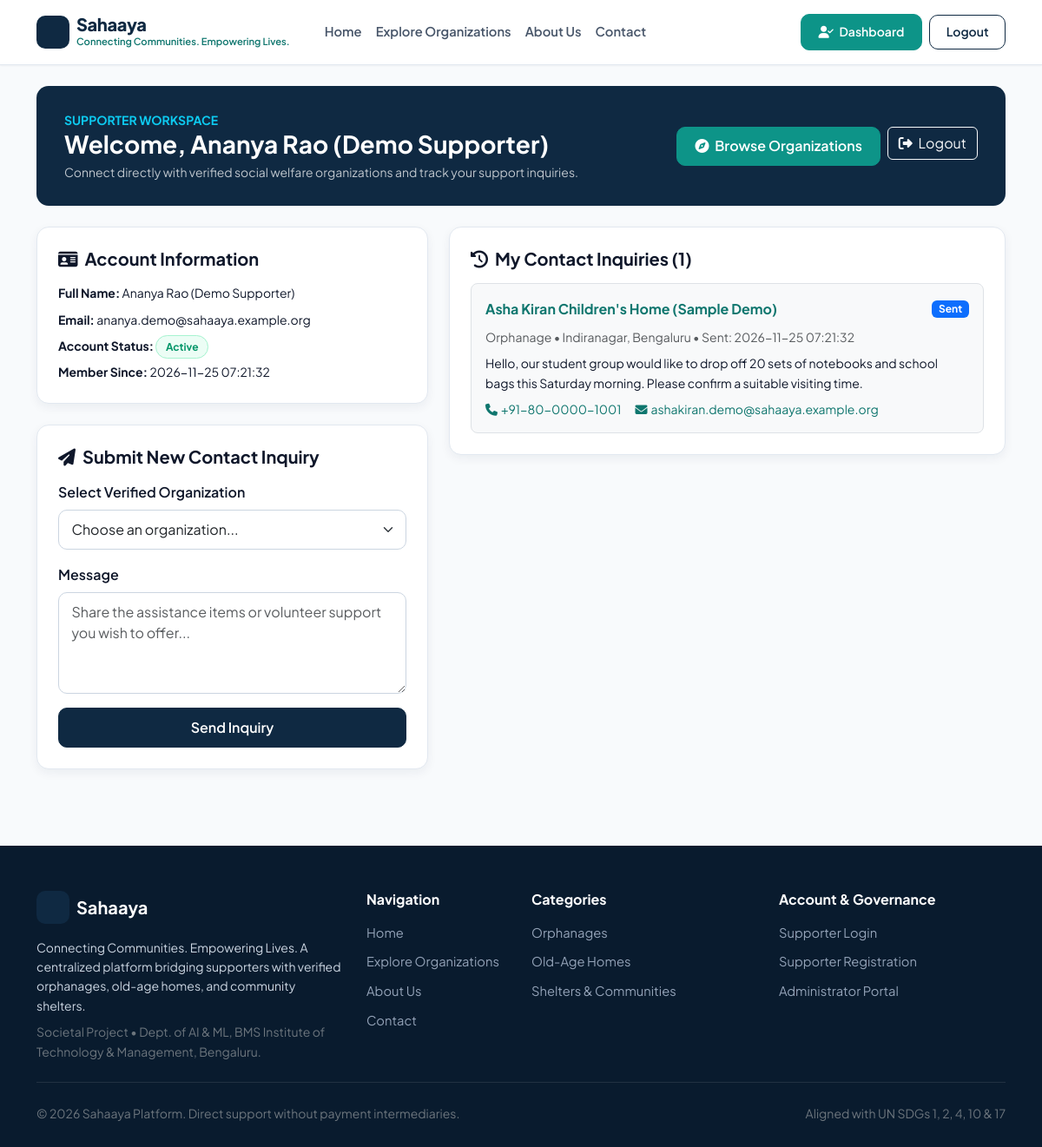
The app's page /dashboard (signed in) with its own data.
### tables this page shows
CREATE TABLE users (
    id INTEGER PRIMARY KEY AUTOINCREMENT,
    full_name TEXT NOT NULL,
    email TEXT NOT NULL UNIQUE,
    password_hash TEXT NOT NULL,
    account_status TEXT NOT NULL DEFAULT 'Active'
        CHECK(account_status IN ('Active', 'Suspended')),
    created_at TEXT NOT NULL DEFAULT (datetime('now'))
);

CREATE TABLE contact_inquiries (
    id INTEGER PRIMARY KEY AUTOINCREMENT,
    user_id INTEGER NOT NULL REFERENCES users(id) ON DELETE CASCADE,
    organization_id INTEGER NOT NULL
        REFERENCES organizations(id) ON DELETE CASCADE,
    message TEXT NOT NULL,
    status TEXT NOT NULL DEFAULT 'Sent'
        CHECK(status IN ('Sent', 'Acknowledged', 'Closed')),
    created_at TEXT NOT NULL DEFAULT (datetime('now'))
);

CREATE TABLE organizations (
    id INTEGER PRIMARY KEY AUTOINCREMENT,
    organization_name TEXT NOT NULL,
    category TEXT NOT NULL
        CHECK(category IN ('Orphanage', 'Old-Age Home', 'Shelter & Community')),
    description TEXT NOT NULL,
    address TEXT NOT NULL,
    area TEXT NOT NULL,
    city TEXT NOT NULL,
    state TEXT NOT NULL,
    pincode TEXT NOT NULL,
    contact_number TEXT NOT NULL,
    email TEXT NOT NULL,
    facilities TEXT NOT NULL DEFAULT '',
    image_filename TEXT NOT NULL DEFAULT '',
    verification_status TEXT NOT NULL DEFAULT 'Pending'
        CHECK(verification_status IN ('Pending', 'Approved', 'Rejected', 'Needs Correction')),
    verification_notes TEXT NOT NULL DEFAULT '',
    verified_by INTEGER REFERENCES admins(id) ON DELETE SET NULL,
    verification_date TEXT,
    data_source TEXT NOT NULL DEFAULT 'Admin Entry',
    last_checked_date TEXT NOT NULL DEFAULT '',
    is_sample_data INTEGER NOT NULL DEFAULT 0 CHECK(is_sample_data IN (0, 1)),
    created_at TEXT NOT NULL DEFAULT (datetime('now')),
    updated_at TEXT NOT NULL DEFAULT (datetime('now'))
);

### app.py (the view)
    @app.route("/dashboard")
    @_user_required
    def user_dashboard():
        db = get_db()
        user = db.execute(
            "SELECT id, full_name, email, account_status, created_at FROM users WHERE id = ?",
            (session["user_id"],),
        ).fetchone()
        inquiries = db.execute(
            """
            SELECT ci.id, ci.message, ci.status, ci.created_at,
                   o.id AS org_id, o.organization_name, o.category, o.area, o.city,
                   o.contact_number, o.email AS org_email
            FROM contact_inquiries ci
            JOIN organizations o ON o.id = ci.organization_id
            WHERE ci.user_id = ?
            ORDER BY ci.created_at DESC, ci.id DESC
            """,
            (session["user_id"],),
        ).fetchall()
        verified_orgs = db.execute(
            """
            SELECT id, organization_name, category, area, city
            FROM organizations
            WHERE verification_status = 'Approved'
            ORDER BY organization_name ASC
            """
        ).fetchall()
        return render_template(
            "user_dashboard.html",
            user=user,
            inquiries=inquiries,
            verified_orgs=verified_orgs,
        )

### app.py (called while the page is built)
def _user_required(view_func):
    from functools import wraps
    @wraps(view_func)
    def wrapped(*args, **kwargs):
        if session.get("role") != "user" or not session.get("user_id"):
            flash("Please log in as a supporter to access that page.", "warning")
            return redirect(url_for("login", next=request.path))
        db = get_db()
        user = db.execute(
            "SELECT id, full_name, email, account_status FROM users WHERE id = ?",
            (session["user_id"],),
        ).fetchone()
        if not user or user["account_status"] != "Active":
            session.clear()
            flash("Your supporter session is no longer active.", "danger")
            return redirect(url_for("login"))
        return view_func(*args, **kwargs)
    return wrapped

### database.py (called while the page is built)
def get_db_connection(db_path: Optional[str] = None) -> sqlite3.Connection:
    target_path = db_path or current_app.config["DATABASE_PATH"]
    parent_dir = os.path.dirname(os.path.abspath(target_path))
    if parent_dir:
        os.makedirs(parent_dir, exist_ok=True)
    conn = sqlite3.connect(target_path, timeout=15.0)
    conn.row_factory = sqlite3.Row
    conn.execute("PRAGMA foreign_keys = ON;")
    if target_path != ":memory:":
        conn.execute("PRAGMA journal_mode = WAL;")
    return conn

def get_db() -> sqlite3.Connection:
    if "db" not in g:
        g.db = get_db_connection()
    return g.db

### templates/user_dashboard.html (shortened to what this page needs)
{% extends "base.html" %}
{% block content %}
<section class="py-4">
    <div class="container">
        <div class="user-dash-header d-flex flex-column flex-md-row justify-content-between align-items-md-center gap-3 mb-4">
            <div>
                <div class="small text-uppercase text-info fw-bold">Supporter Workspace</div>
                <h1 class="h3 fw-bold mb-1">Welcome, {{ user.full_name }}</h1>
                <p class="mb-0 small text-light opacity-75">Connect directly with verified social welfare organizations and track your support inquiries.</p>
            </div>
            <div class="d-flex flex-wrap gap-2">
                <a href="{{ url_for('explore') }}" class="btn btn-teal">
                    <i class="fa-solid fa-compass me-1"></i> Browse Organizations
                </a>
                <form method="POST" action="{{ url_for('logout') }}" class="d-inline">
                    <button type="submit" class="btn btn-outline-light">
                        <i class="fa-solid fa-right-from-bracket me-1"></i> Logout
                    </button>
                </form>
            </div>
        </div>
        <div class="row g-4">
            <div class="col-lg-5">
                <div class="surface-card p-4 mb-4">
                    <h2 class="h5 fw-bold text-navy mb-3"><i class="fa-solid fa-id-card me-2 text-teal-600"></i>Account Information</h2>
                    <ul class="list-unstyled small d-grid gap-2 mb-0">
                        <li><strong>Full Name:</strong> {{ user.full_name }}</li>
                        <li><strong>Email:</strong> {{ user.email }}</li>
                        <li><strong>Account Status:</strong> <span class="badge-verified">{{ user.account_status }}</span></li>
                        <li><strong>Member Since:</strong> {{ user.created_at }}</li>
                    </ul>
                </div>
                <div class="surface-card p-4">
                    <h2 class="h5 fw-bold text-navy mb-3"><i class="fa-solid fa-paper-plane me-2 text-teal-600"></i>Submit New Contact Inquiry</h2>
                    <form method="POST" action="{{ url_for('dashboard_inquiry') }}" class="needs-validation" novalidate>
                        <div class="mb-3">
                            <label for="dashOrgSelect" class="form-label fw-semibold">Select Verified Organization</label>
                            <select id="dashOrgSelect" name="organization_id" class="form-select" required>
                                <option value="">Choose an organization...</option>
                            </select>
                        </div>
                        <div class="mb-3">
                            <label for="dashInquiryMessage" class="form-label fw-semibold">Message</label>
                            <textarea id="dashInquiryMessage" name="message" rows="4" class="form-control" minlength="10" maxlength="1500" required
                                      placeholder="Share the assistance items or volunteer support you wish to offer..."></textarea>
                        </div>
                        <button type="submit" class="btn btn-navy w-100">Send Inquiry</button>
                    </form>
                </div>
            </div>
            <div class="col-lg-7">
                <div class="surface-card p-4">
                    <div class="d-flex justify-content-between align-items-center mb-3">
                        <h2 class="h5 fw-bold text-navy mb-0"><i class="fa-solid fa-clock-rotate-left me-2 text-teal-600"></i>My Contact Inquiries ({{ inquiries|length }})</h2>
                    </div>
                    {% if inquiries %}
                        <div class="d-grid gap-3">
                            {% for inq in inquiries %}
                            <div class="border rounded-3 p-3 bg-light">
                                <div class="d-flex flex-wrap justify-content-between align-items-center gap-2 mb-2">
                                    <a href="{{ url_for('organization_details', org_id=inq.org_id) }}" class="fw-bold text-navy">
                                        {{ inq.organization_name }}
                                    </a>
                                    <span class="badge {% if inq.status == 'Acknowledged' %}bg-success{% elif inq.status == 'Closed' %}bg-secondary{% else %}bg-primary{% endif %}">
                                        {{ inq.status }}
                                    </span>
                                </div>
                                <div class="small text-muted mb-2">
                                    {{ inq.category }} &bull; {{ inq.area }}, {{ inq.city }} &bull; Sent: {{ inq.created_at }}
                                </div>
                                <p class="small mb-2">{{ inq.message }}</p>
                                <div class="d-flex flex-wrap gap-3 small">
                                    <a href="tel:{{ inq.contact_number }}"><i class="fa-solid fa-phone me-1"></i>{{ inq.contact_number }}</a>
                                    <a href="mailto:{{ inq.org_email }}"><i class="fa-solid fa-envelope me-1"></i>{{ inq.org_email }}</a>
                                </div>
                            </div>
                            {% endfor %}
                        </div>
                    {% else %}
                        <div class="text-center py-4 text-secondary">
                            <i class="fa-solid fa-inbox fa-2x mb-2 text-muted"></i>
                            <p class="mb-2">You haven't submitted any contact inquiries yet.</p>
                            <a href="{{ url_for('explore') }}" class="btn btn-teal btn-sm">Explore Verified Organizations</a>
                        </div>
                    {% endif %}
                </div>
            </div>
        </div>
    </div>
</section>
{% endblock %}

### static/css/style.css (style rules this page uses)
:root { --navy-950: #091B2E; --navy-900: #0F2942; --navy-800: #163A5C; --navy-700: #1E4D7B; --teal-700: #0F766E; --teal-600: #0D9488; --teal-100: #CCFBF1; --teal-50: #F0FDFA; --emerald-600: #059669; --emerald-500: #10B981; --emerald-50: #ECFDF5; --amber-600: #D97706; --amber-50: #FFFBEB; --rose-600: #E11D48; --rose-50: #FFF1F2; --bg-page: #F8FAFC; --bg-surface: #FFFFFF; --bg-subtle: #F1F5F9; --text-primary: #0F172A; --text-secondary: #475569; --text-muted: #64748B; --border-color: #E2E8F0; --radius-sm: 8px; --radius-md: 14px; --radius-lg: 20px; --shadow-xs: 0 1px 2px rgba(15, 41, 66, 0.05); --shadow-sm: 0 4px 12px rgba(15, 41, 66, 0.06); --shadow-md: 0 10px 28px rgba(15, 41, 66, 0.09); --transition: all 0.2s ease; }
body { font-family: 'Plus Jakarta Sans', 'Inter', -apple-system, BlinkMacSystemFont, 'Segoe UI', Roboto, sans-serif; background-color: var(--bg-page); color: var(--text-primary); line-height: 1.6; min-height: 100vh; display: flex; flex-direction: column; }
a { color: var(--teal-700); text-decoration: none; transition: var(--transition); }
.btn-navy { background-color: var(--navy-900); border-color: var(--navy-900); color: #FFFFFF; font-weight: 600; border-radius: 10px; padding: 0.6rem 1.25rem; }
.btn-teal { background-color: var(--teal-600); border-color: var(--teal-600); color: #FFFFFF; font-weight: 600; border-radius: 10px; padding: 0.6rem 1.25rem; }
.surface-card { background-color: var(--bg-surface); border: 1px solid var(--border-color); border-radius: var(--radius-md); box-shadow: var(--shadow-sm); transition: var(--transition); }
.badge-verified { background-color: var(--emerald-50); color: var(--emerald-600); border: 1px solid #A7F3D0; font-weight: 700; font-size: 0.75rem; padding: 0.3rem 0.65rem; border-radius: 999px; }
.form-control, .form-select { border-radius: 10px; border-color: #CBD5E1; padding: 0.6rem 0.9rem; }

### static/css/dashboard.css (style rules this page uses)
.user-dash-header { background-color: var(--navy-900); color: #FFFFFF; border-radius: var(--radius-md); padding: 1.75rem 2rem; }

### records on screen
users: full_name "Ananya Rao (Demo Supporter)", email "ananya.demo@sahaaya.example.org", account_status "Active", created_at "2026-11-25 07:21:32"
contact_inquiries: organization_name "Asha Kiran Children's Home (Sample Demo)", status "Sent", category "Orphanage", area "Indiranagar", city "Bengaluru", created_at "2026-11-25 07:21:32", message "Hello, our student group would like to drop off 20 sets of notebooks and school bags this Saturday morning. Please confirm a suitable visiting time.", contact_number "+91-80-0000-1001", org_email "ashakiran.demo@sahaaya.example.org"

### other values on screen
{{ inquiries|length }} "1"
